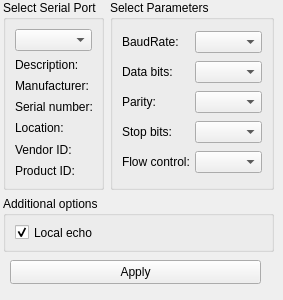
<?xml version="1.0" encoding="UTF-8"?>
<ui version="4.0">
 <class>Configuration</class>
 <widget class="QWidget" name="Configuration">
  <property name="geometry">
   <rect>
    <x>0</x>
    <y>0</y>
    <width>283</width>
    <height>300</height>
   </rect>
  </property>
  <property name="windowTitle">
   <string>Configuration</string>
  </property>
  <widget class="QGroupBox" name="parametersBox">
   <property name="geometry">
    <rect>
     <x>110</x>
     <y>0</y>
     <width>164</width>
     <height>190</height>
    </rect>
   </property>
   <property name="title">
    <string>Select Parameters</string>
   </property>
   <layout class="QGridLayout" name="gridLayout_2">
    <item row="0" column="0">
     <widget class="QLabel" name="baudRateLabel">
      <property name="text">
       <string>BaudRate:</string>
      </property>
     </widget>
    </item>
    <item row="0" column="1">
     <widget class="QComboBox" name="baudRateBox"/>
    </item>
    <item row="1" column="0">
     <widget class="QLabel" name="dataBitsLabel">
      <property name="text">
       <string>Data bits:</string>
      </property>
     </widget>
    </item>
    <item row="1" column="1">
     <widget class="QComboBox" name="dataBitsBox"/>
    </item>
    <item row="2" column="0">
     <widget class="QLabel" name="parityLabel">
      <property name="text">
       <string>Parity:</string>
      </property>
     </widget>
    </item>
    <item row="2" column="1">
     <widget class="QComboBox" name="parityBox"/>
    </item>
    <item row="3" column="0">
     <widget class="QLabel" name="stopBitsLabel">
      <property name="text">
       <string>Stop bits:</string>
      </property>
     </widget>
    </item>
    <item row="3" column="1">
     <widget class="QComboBox" name="stopBitsBox"/>
    </item>
    <item row="4" column="0">
     <widget class="QLabel" name="flowControlLabel">
      <property name="text">
       <string>Flow control:</string>
      </property>
     </widget>
    </item>
    <item row="4" column="1">
     <widget class="QComboBox" name="flowControlBox"/>
    </item>
   </layout>
  </widget>
  <widget class="QGroupBox" name="selectBox">
   <property name="geometry">
    <rect>
     <x>3</x>
     <y>0</y>
     <width>101</width>
     <height>190</height>
    </rect>
   </property>
   <property name="title">
    <string>Select Serial Port</string>
   </property>
   <layout class="QGridLayout" name="gridLayout">
    <item row="0" column="0">
     <widget class="QComboBox" name="serialPortInfoListBox"/>
    </item>
    <item row="1" column="0">
     <widget class="QLabel" name="descriptionLabel">
      <property name="text">
       <string>Description:</string>
      </property>
     </widget>
    </item>
    <item row="2" column="0">
     <widget class="QLabel" name="manufacturerLabel">
      <property name="text">
       <string>Manufacturer:</string>
      </property>
     </widget>
    </item>
    <item row="3" column="0">
     <widget class="QLabel" name="serialNumberLabel">
      <property name="text">
       <string>Serial number:</string>
      </property>
     </widget>
    </item>
    <item row="4" column="0">
     <widget class="QLabel" name="locationLabel">
      <property name="text">
       <string>Location:</string>
      </property>
     </widget>
    </item>
    <item row="5" column="0">
     <widget class="QLabel" name="vidLabel">
      <property name="text">
       <string>Vendor ID:</string>
      </property>
     </widget>
    </item>
    <item row="6" column="0">
     <widget class="QLabel" name="pidLabel">
      <property name="text">
       <string>Product ID:</string>
      </property>
     </widget>
    </item>
   </layout>
  </widget>
  <widget class="QGroupBox" name="additionalOptionsGroupBox">
   <property name="geometry">
    <rect>
     <x>3</x>
     <y>196</y>
     <width>271</width>
     <height>56</height>
    </rect>
   </property>
   <property name="title">
    <string>Additional options</string>
   </property>
   <layout class="QVBoxLayout" name="verticalLayout">
    <item>
     <widget class="QCheckBox" name="localEchoCheckBox">
      <property name="text">
       <string>Local echo</string>
      </property>
      <property name="checked">
       <bool>true</bool>
      </property>
     </widget>
    </item>
   </layout>
  </widget>
  <widget class="QPushButton" name="applyButton">
   <property name="geometry">
    <rect>
     <x>10</x>
     <y>260</y>
     <width>251</width>
     <height>24</height>
    </rect>
   </property>
   <property name="text">
    <string>Apply</string>
   </property>
  </widget>
 </widget>
 <resources/>
 <connections/>
</ui>
